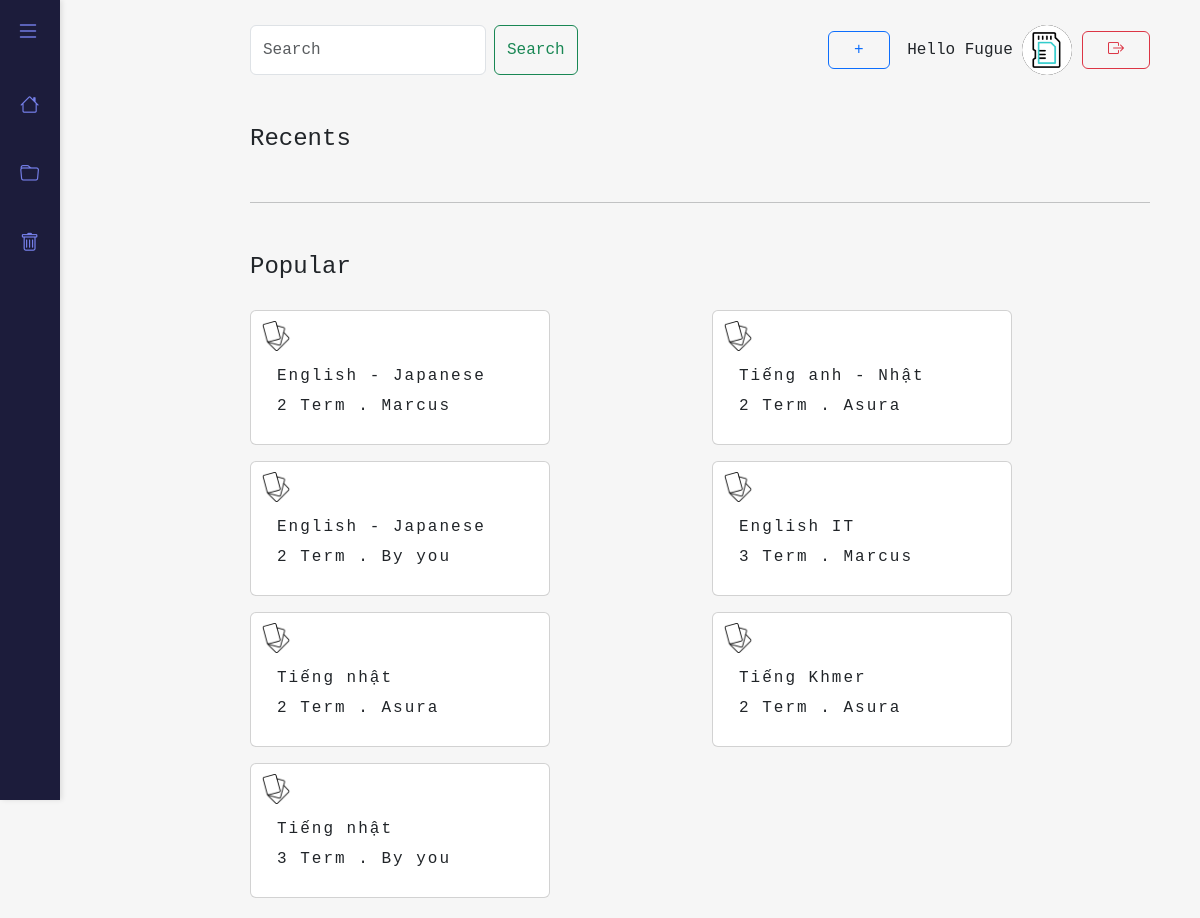
Screenshot of /Views/Logged-in/home.php (signed in) with the database file from the repository.
### tables this page shows
CREATE TABLE IF NOT EXISTS `decks` (
  `id` int NOT NULL AUTO_INCREMENT,
  `user_id` int NOT NULL,
  `name` varchar(255) NOT NULL,
  `size` int NOT NULL,
  `time` timestamp NOT NULL DEFAULT CURRENT_TIMESTAMP,
  `favorites` int NOT NULL DEFAULT '0',
  `is_deleted` tinyint NOT NULL DEFAULT '0',
  PRIMARY KEY (`id`)
);

CREATE TABLE IF NOT EXISTS `users` (
  `id` int NOT NULL AUTO_INCREMENT,
  `username` varchar(255) NOT NULL,
  `password` char(128) NOT NULL,
  `gmail` varchar(255) NOT NULL,
  PRIMARY KEY (`id`)
);

### App/Models/Deck.php (called while the page is built, shortened)
<?php
class Deck extends Database
{
    function allDecks()
    {
        $sql = parent::$connection->prepare(
            "SELECT users.username, decks.size, decks.name, decks.favorites, decks.id
					FROM `decks`
                    JOIN users ON users.id = decks.user_id
 					ORDER BY decks.favorites DESC"
        );
        return parent::select($sql);
    }
}

### App/Models/Database.php (called while the page is built, shortened)
<?php
class Database
{
    function select($sql) {
        $sql->execute();
        return $sql->get_result()->fetch_all(MYSQLI_ASSOC);
    }
}

### Views/Logged-in/home.php (the view, shortened to what this page needs)
<?php
require_once '../../Config/database.php';
$deckModel = new Deck();
$decks = $deckModel->allDecks();
?>
<!DOCTYPE html>
<html lang="en">
<head>
    <link rel="stylesheet" href="https://cdn.jsdelivr.net/npm/bootstrap-icons@1.11.1/font/bootstrap-icons.css">
    <link href="https://cdn.jsdelivr.net/npm/bootstrap@5.3.0/dist/css/bootstrap.min.css" rel="stylesheet">
    <link rel="stylesheet" href="../../Assets/css/base-layout.css">
    <link rel="stylesheet" href="../../Assets/css/hUser.css">
</head>
<body>
    <div class="sidebar" id="sidebar">
        <div class="menu-toggle menu-icon py-3">
            <i class="bi bi-list " style="cursor: pointer;" onclick="toggleSidebar()"></i>
        </div>
        <div class="items ">
            <a href="home.php" class="menu-item">
                <i class="bi bi-house"></i>
            </a>
            <a href="librarySets.php" class="menu-item">
                <i class="bi bi-folder"></i>
            </a>
            <a href="bin.php" class="menu-item">
                <i class="bi bi-trash"></i>
            </a>
        </div>
    </div>
    <div class="container-user d-flex flex-column ;">
        <div class="content">
            <form class="d-flex" role="search" method="GET" action="home.php">
                <input class="form-control me-2" type="text" name="search" placeholder="Search" aria-label="Search" value="<?php echo isset($_GET['search']) ? htmlspecialchars($_GET['search']) : ''; ?>">
                <button class="btn btn-outline-success" type="submit">Search</button>
            </form>
            <div class="create-logout">
                <button class="btn btn-outline-primary me-2 dropdown-toggle btn-css" href="#" role="button"
                    data-bs-toggle="dropdown" aria-expanded="false">
                    <span>&#43;</span>
                </button>
                <p style="display: inline;">Hello <?php echo $_SESSION["username"] ?></p>
                <img src="../../Assets/images/memory-card.gif" class="avatar" alt="avatar">
                <a href="logout.php"><i class="bi bi-box-arrow-right btn btn-outline-danger btn-css"></i></a>
            </div>
        </div>
        <div class="home-container ">
            <div class="recent-container d-flex flex-column flex-nowrap">
                <h4>Recents</h4>
            </div>
            <hr class="my-2 mt-2">
            <div class="pp-container d-flex flex-column flex-nowrap">
                <h4>Popular</h4>
                <div class="content-popular d-flex justify-content-between" style="width: 100%;">
                    <div class="row gap-0 row-gap-3">
                        <?php foreach ($decks as $deck) : ?>
                            <div class="col-xl ">
                                <a href="detailDeck.php?d= <?php echo $deck["id"] ?>" class="text-decoration-none">
                                    <div class="card" style="width: 300px;">
                                        <img src="../../Assets/images/flash-cards.png" style="width: 30px;" alt="">
                                        <div class="card-body">
                                            <h6 class="card-title"> <?php echo $deck['name'] ?></h6>
                                            <p class="card-text">
                                                <?php echo $deck['size'] ?> Term . <?php echo  $deck['username'] == $_SESSION['username'] ?  "By you" :  $deck['username']  ?></p>
                                        </div>
                                    </div>
                                </a>
                            </div>
                        <?php endforeach ?>
                    </div>
                </div>
            </div>
        </div>
    </div>
</body>
</html>

### Assets/css/base-layout.css (style rules this page uses)
* { padding: 0; margin: 0; box-sizing: border-box; font-family: "RobotoMono-Bold", monospace; }
html { font-size: 16px; }
body { margin: 0; padding: 0; height: 100vh; background-color: #f6f6f6; }
.sidebar { position: fixed; top: 0; left: 0; width: 60px; background-color: #1c1c3b; height: 100vh; overflow: hidden; transition: width 0.3s ease; z-index: 1000; box-shadow: 2px 0 5px rgba(0, 0, 0, 0.1); }
.items { display: flex; flex-direction: column; justify-content:center; align-items: flex-start; margin: 0 10px; padding: 10px; gap: 10px; }
.menu-item { display: flex; align-items: center; padding: 15px 0px; color: white; text-decoration: none; transition: background-color 0.3s ease, color 0.3s ease; border-radius: 5px; width: 100%; white-space: nowrap; }
.menu-item i { font-size: 1.2rem; color: #757fe9; }
.menu-icon { text-align: right; margin-right: 20px; cursor: pointer; }
.menu-icon i { color: #757fe9; font-size: 1.5rem; }
.content { padding: 0; display: flex; justify-content: space-between; margin-top: 25px; }
.avatar { width: 50px; border-radius: 50%; background: #000; }
.btn-css { padding-left: 25px; padding-right: 25px; }
.dropdown-toggle::after { display: none; }
.container-user { margin-left: 250px; margin-right: 50px; justify-content: center; }
a { text-decoration: none; color: #000; }

### Assets/css/hUser.css (style rules this page uses)
.home-container { width: 100%; }
.card { padding: 10px; letter-spacing: 2px; }
.pp-container, .recent-container { margin-top: 50px; gap: 20px; margin-bottom: 20px; }

### rows the page displays
decks: name "English - Japanese", size "2", user.username "Marcus"
decks: name "Tiếng anh - Nhật", size "2", user.username "Asura"
decks: name "English - Japanese", size "2", shows "By you"
decks: name "English IT", size "3", user.username "Marcus"
decks: name "Tiếng nhật", size "2", user.username "Asura"
decks: name "Tiếng Khmer", size "2", user.username "Asura"
decks: name "Tiếng nhật", size "3", shows "By you"

### other values shown
$_SESSION["username"] "Fugue"
